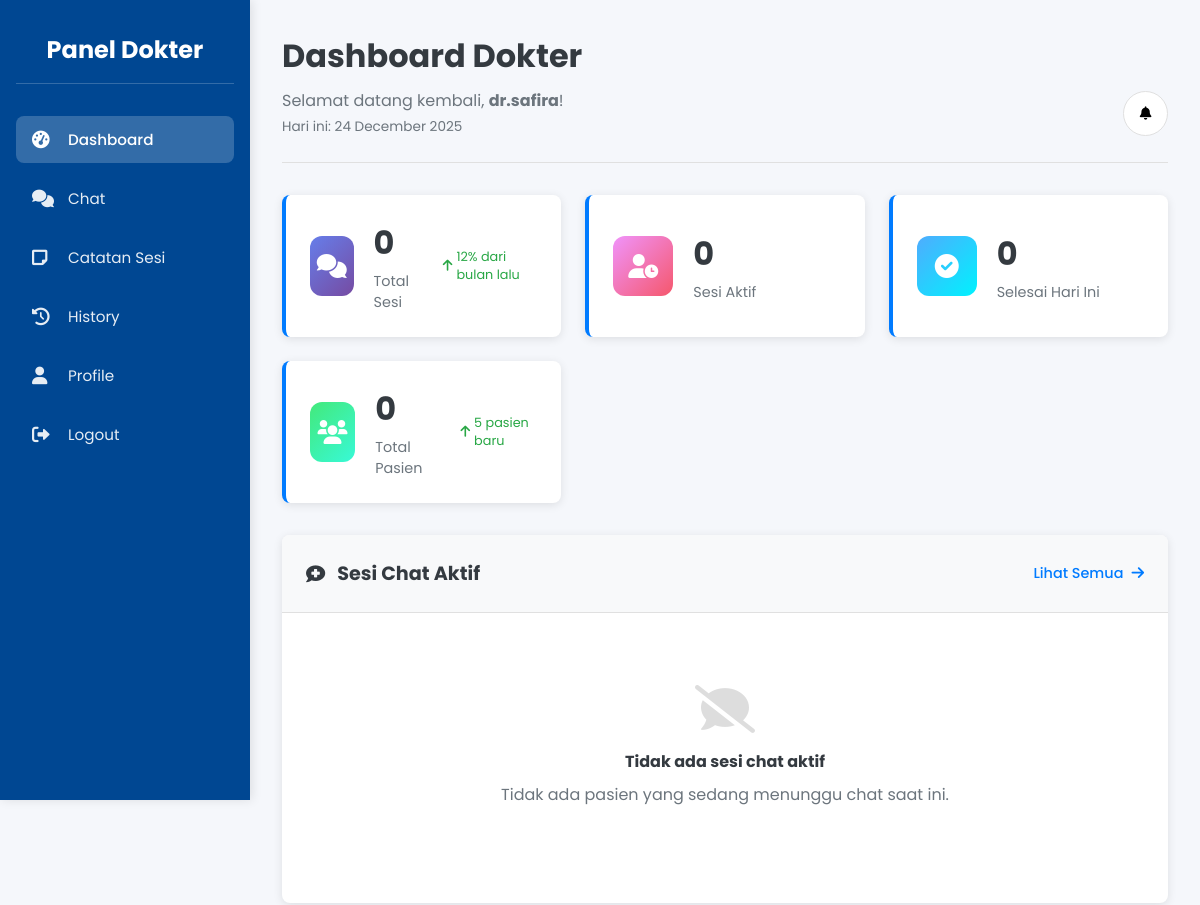
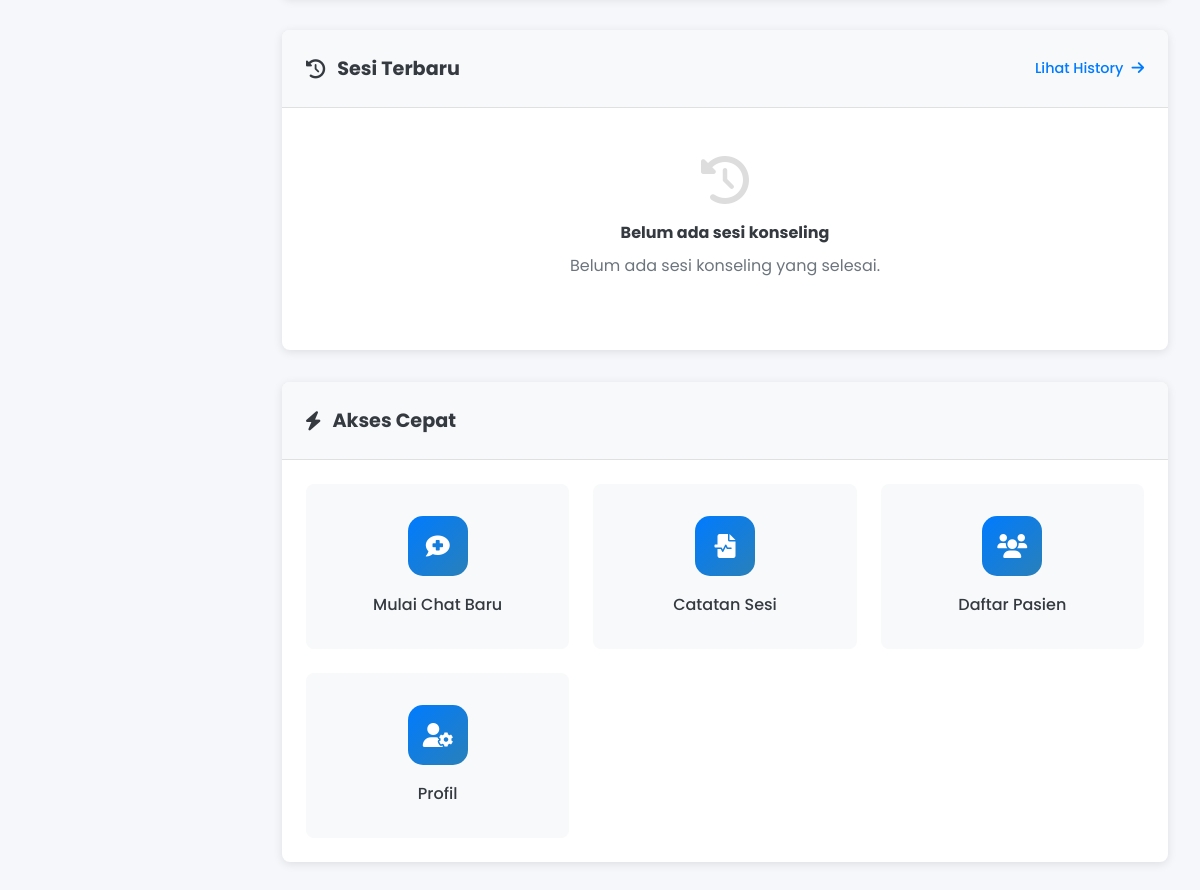
The page /pages/doctor/dashboard.php (signed in) on the database as committed earlier (2 pictures, top to bottom).
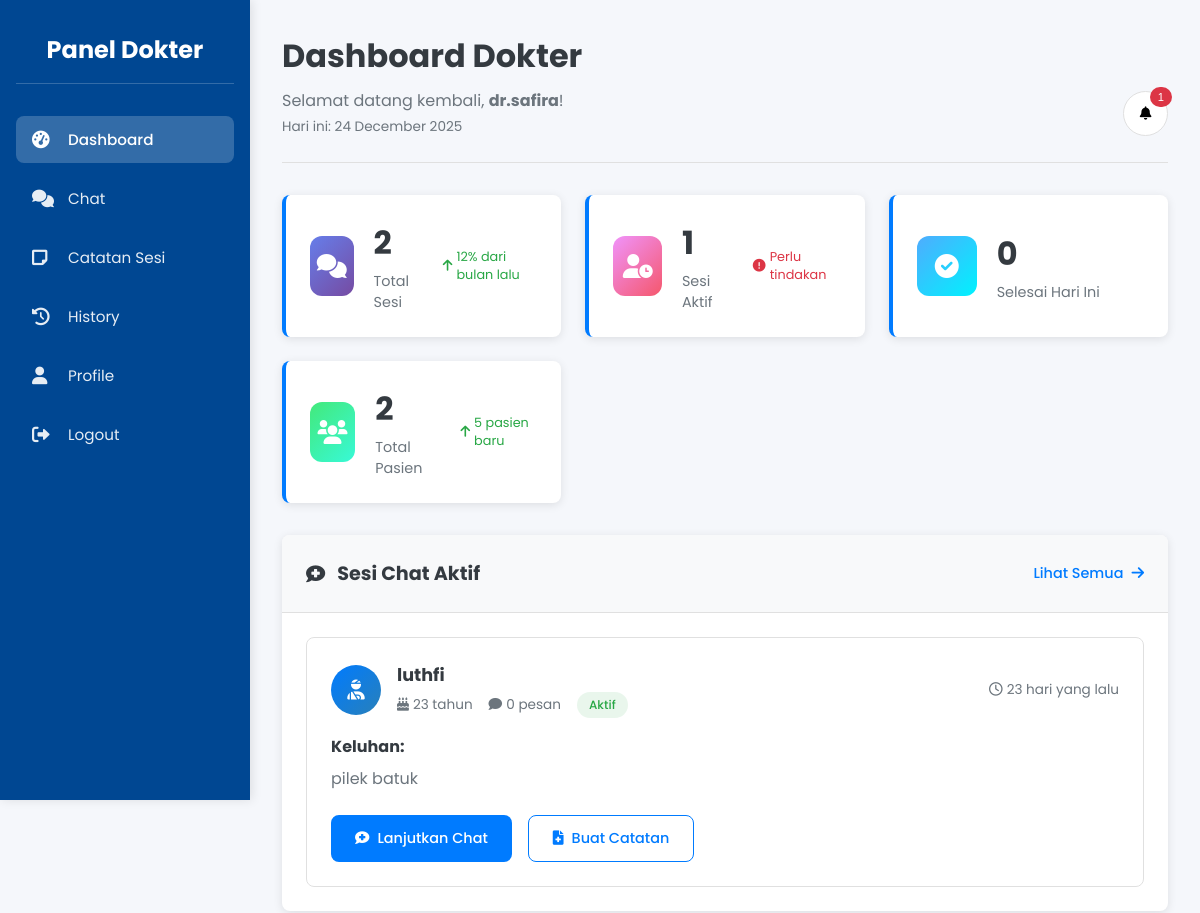
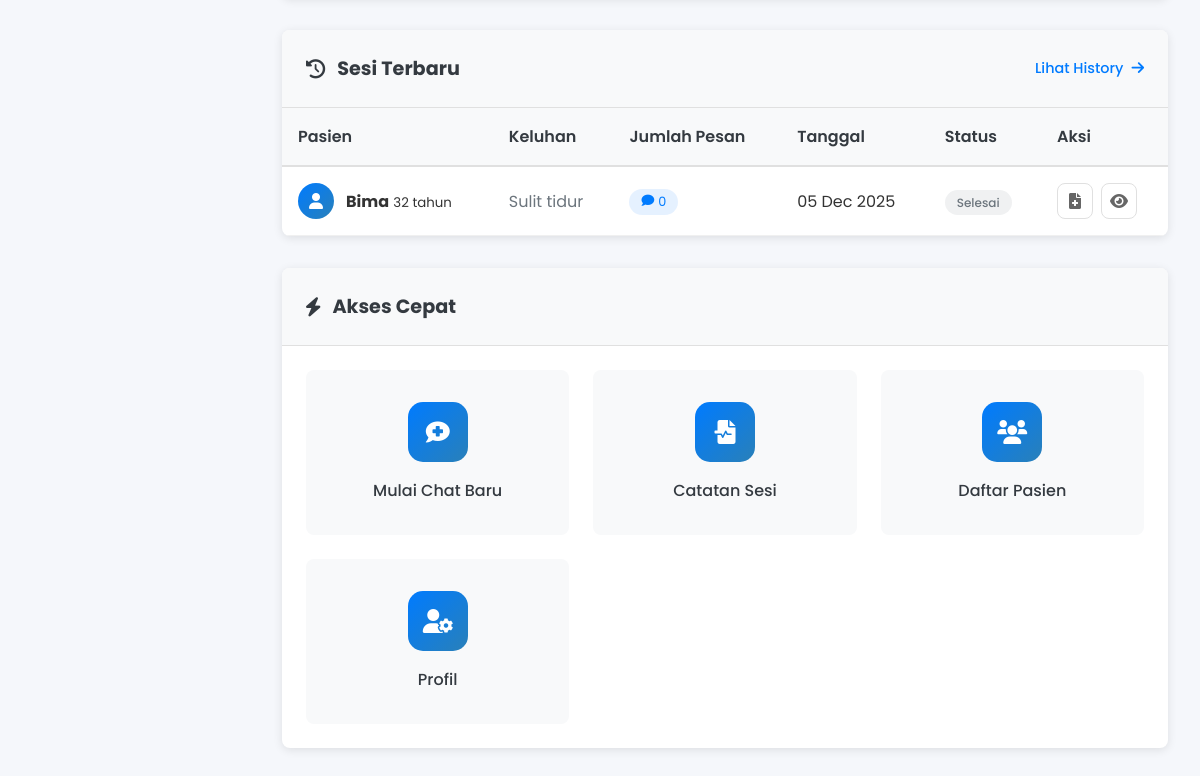
The same page on the database as committed later (2 pictures, top to bottom).
### tables this page shows
CREATE TABLE `sesi_chat` (
  `id` int NOT NULL,
  `nama_pasien` varchar(100) NOT NULL,
  `usia_pasien` int NOT NULL,
  `keluhan` text NOT NULL,
  `id_dokter` int DEFAULT NULL,
  `status` enum('aktif','selesai','dibatalkan') DEFAULT 'aktif',
  `catatan_dokter` text,
  `rating` int DEFAULT NULL,
  `komentar_rating` text,
  `dibuat_pada` timestamp NULL DEFAULT CURRENT_TIMESTAMP,
  `diperbarui_pada` timestamp NULL DEFAULT CURRENT_TIMESTAMP ON UPDATE CURRENT_TIMESTAMP
);

### includes/functions.php (called while the page is built, shortened)
<?php
if (!function_exists('waktu_relatif')) {
    function waktu_relatif($waktu) {
        $sekarang = new DateTime();
        $waktu_tertentu = new DateTime($waktu);
        $selisih = $sekarang->diff($waktu_tertentu);
        if ($selisih->y > 0) {
            return $selisih->y . ' tahun yang lalu';
        } elseif ($selisih->m > 0) {
            return $selisih->m . ' bulan yang lalu';
        } elseif ($selisih->d > 0) {
            return $selisih->d . ' hari yang lalu';
        } elseif ($selisih->h > 0) {
            return $selisih->h . ' jam yang lalu';
        } elseif ($selisih->i > 0) {
            return $selisih->i . ' menit yang lalu';
        } else {
            return 'Baru saja';
        }
    }
}
if (!function_exists('potongTeks')) {
    function potongTeks($teks, $panjang) {
        if (strlen($teks) <= $panjang) {
            return $teks;
        }
        return substr($teks, 0, $panjang) . '...';
    }
}
?>

### pages/doctor/dashboard.php (the view, shortened to what the rows shown need)
<?php
include '../../includes/db.php';
include '../../includes/functions.php';
$id_pengguna = $_SESSION['id_pengguna'];
$stmt = $pdo->prepare("
    SELECT sc.*, COUNT(p.id) as jumlah_pesan
    FROM sesi_chat sc
    LEFT JOIN pesan p ON sc.id = p.id_sesi
    WHERE sc.id_dokter = ? AND sc.status = 'aktif'
    GROUP BY sc.id
    ORDER BY sc.diperbarui_pada DESC
");
$stmt->execute([$id_pengguna]);
$sesi_aktif_list = $stmt->fetchAll();
$stmt = $pdo->prepare("
    SELECT sc.*, COUNT(p.id) as jumlah_pesan
    FROM sesi_chat sc
    LEFT JOIN pesan p ON sc.id = p.id_sesi
    WHERE sc.id_dokter = ? AND sc.status = 'selesai'
    GROUP BY sc.id
    ORDER BY sc.diperbarui_pada DESC
    LIMIT 5
");
$stmt->execute([$id_pengguna]);
$sesi_terbaru = $stmt->fetchAll();
?>
<!DOCTYPE html>
<html lang="id">
<head>
    <link rel="stylesheet" href="../../assets/css/doctor.css">
    <link rel="stylesheet" href="https://cdnjs.cloudflare.com/ajax/libs/font-awesome/6.0.0/css/all.min.css">
</head>
<body>
    <div class="doctor-container">
        <div class="sidebar">
            <h2>Panel Dokter</h2>
        </div>
        <div class="main-content">
            <div class="dashboard-header">
                <h1>Dashboard Dokter</h1>
            </div>
            <div class="content-area">
                <div class="content-section">
                    <div class="sessions-list">
                        <?php if (count($sesi_aktif_list) > 0): ?>
                            <?php foreach ($sesi_aktif_list as $sesi): ?>
                                <div class="session-card">
                                    <div class="session-header">
                                        <div class="patient-avatar">
                                            <i class="fas fa-user-injured"></i>
                                        </div>
                                        <div class="patient-info">
                                            <h4><?php echo htmlspecialchars($sesi['nama_pasien']); ?></h4>
                                            <div class="patient-meta">
                                                <span><i class="fas fa-birthday-cake"></i> <?php echo $sesi['usia_pasien']; ?> tahun</span>
                                                <span><i class="fas fa-comment"></i> <?php echo $sesi['jumlah_pesan']; ?> pesan</span>
                                                <span class="status-badge active">Aktif</span>
                                            </div>
                                        </div>
                                        <div class="session-time">
                                            <i class="far fa-clock"></i>
                                            <?php echo waktu_relatif($sesi['diperbarui_pada']); ?>
                                        </div>
                                    </div>
                                    <div class="session-body">
                                        <div class="complaint">
                                            <strong>Keluhan:</strong>
                                            <p><?php echo htmlspecialchars($sesi['keluhan']); ?></p>
                                        </div>
                                    </div>
                                    <div class="session-actions">
                                        <a href="chat_session.php?id_sesi=<?php echo $sesi['id']; ?>" class="btn btn-primary">
                                            <i class="fas fa-comment-medical"></i> Lanjutkan Chat
                                        </a>
                                        <a href="notes.php?id_sesi=<?php echo $sesi['id']; ?>" class="btn btn-secondary">
                                            <i class="fas fa-file-medical"></i> Buat Catatan
                                        </a>
                                    </div>
                                </div>
                            <?php endforeach; ?>
                        <?php endif; ?>
                    </div>
                </div>
                <div class="content-section">
                    <div class="recent-sessions">
                        <?php if (count($sesi_terbaru) > 0): ?>
                            <table class="data-table">
                                <thead>
                                    <tr>
                                        <th>Pasien</th>
                                        <th>Keluhan</th>
                                        <th>Jumlah Pesan</th>
                                        <th>Tanggal</th>
                                        <th>Status</th>
                                        <th>Aksi</th>
                                    </tr>
                                </thead>
                                <tbody>
                                    <?php foreach ($sesi_terbaru as $sesi): ?>
                                        <tr>
                                            <td>
                                                <div class="table-patient">
                                                    <div class="patient-avatar small">
                                                        <i class="fas fa-user"></i>
                                                    </div>
                                                    <div>
                                                        <strong><?php echo htmlspecialchars($sesi['nama_pasien']); ?></strong>
                                                        <small><?php echo $sesi['usia_pasien']; ?> tahun</small>
                                                    </div>
                                                </div>
                                            </td>
                                            <td>
                                                <div class="complaint-preview">
                                                    <?php echo potongTeks($sesi['keluhan'], 60); ?>
                                                </div>
                                            </td>
                                            <td>
                                                <span class="message-count">
                                                    <i class="fas fa-comment"></i>
                                                    <?php echo $sesi['jumlah_pesan']; ?>
                                                </span>
                                            </td>
                                            <td>
                                                <?php echo date('d M Y', strtotime($sesi['diperbarui_pada'])); ?>
                                            </td>
                                            <td>
                                                <span class="status-badge completed">Selesai</span>
                                            </td>
                                            <td>
                                                <div class="table-actions">
                                                    <a href="notes.php?id_sesi=<?php echo $sesi['id']; ?>" class="btn-icon" title="Lihat Catatan">
                                                        <i class="fas fa-file-medical"></i>
                                                    </a>
                                                    <a href="chat_session.php?id_sesi=<?php echo $sesi['id']; ?>" class="btn-icon" title="Lihat Chat">
                                                        <i class="fas fa-eye"></i>
                                                    </a>
                                                </div>
                                            </td>
                                        </tr>
                                    <?php endforeach; ?>
                                </tbody>
                            </table>
                        <?php endif; ?>
                    </div>
                </div>
            </div>
        </div>
    </div>
</body>
</html>

Rows that differ between the two databases and show on the page:
now on this page (row edited): sesi_chat: nama_pasien "luthfi", usia_pasien "23", jumlah_pesan "0", diperbarui_pada "23 hari yang lalu", keluhan "pilek batuk", shown under "Sesi Chat Aktif"
added sesi_chat: nama_pasien "Bima", usia_pasien "32", keluhan "Sulit tidur", jumlah_pesan "0", diperbarui_pada "05 Dec 2025", shown under "Sesi Terbaru"
Other text that changed with them:
$sesi_aktif: (not shown) → "1"
$total_sesi: "0" → "2"
$sesi_aktif: "0" → "1"
$total_pasien: "0" → "2"
text no longer shown: "Tidak ada sesi chat aktif Tidak ada pasien yang sedang menunggu chat saat ini. Belum ada sesi konseling Belum ada sesi konseling yang selesai."
text now shown: "Perlu tindakan Pasien Keluhan Jumlah Pesan Tanggal Status Aksi"
